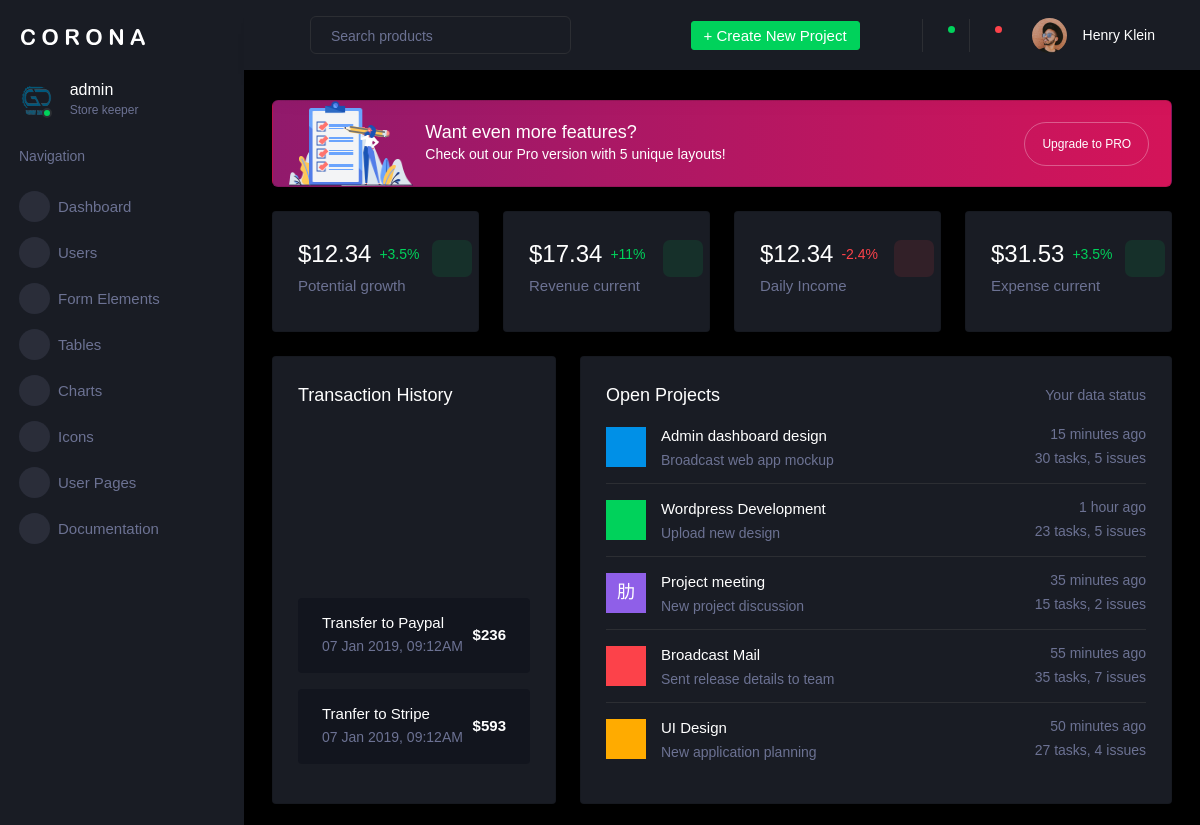
The page /master/ (signed in, upper part) on the database as committed earlier.
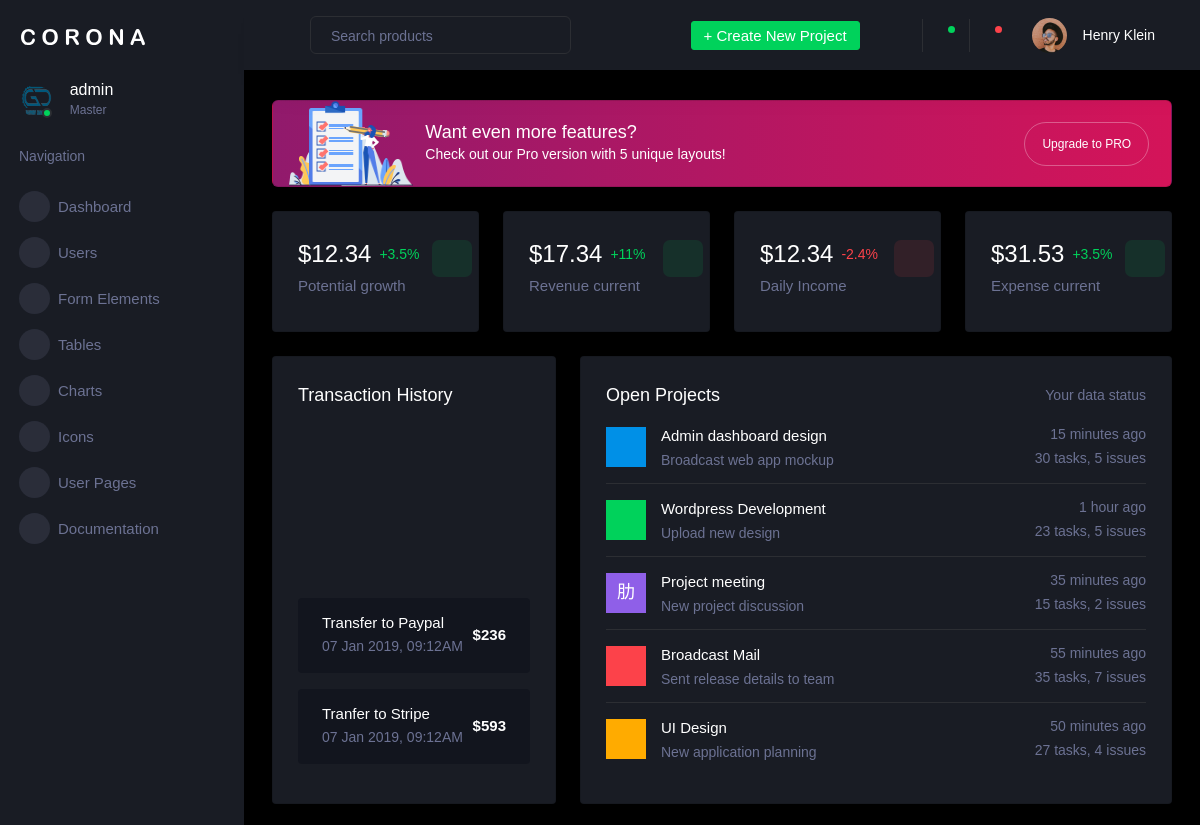
The same page on the database as committed later.
### accounts/views.py (the view)
# urls.py: path('master/',views.master_dash,name='master'),
@login_required
def master_dash(request):
    return render(request,'accounts/master_dash.html')

### accounts/templates/accounts/master_dash.html (shortened to what the changed rows need)
{% extends "accounts/master_base.html" %}
{% load static %}

### accounts/templates/accounts/partials/_sidebar.html (shortened to what this page needs)
<nav class="sidebar sidebar-offcanvas" id="sidebar">
  <div class="sidebar-brand-wrapper d-none d-lg-flex align-items-center justify-content-center fixed-top">
    <a class="sidebar-brand brand-logo" href="index.html"><img src="assets/images/logo.svg" alt="logo" /></a>
  </div>
  <ul class="nav">
    <li class="nav-item profile">
      <div class="profile-desc">
        <div class="profile-pic">
          <div class="count-indicator">
          {% if request.user.profile_picture %}
          <img class="img-xs rounded-circle " src="{{request.user.profile_picture.url}}" alt="">
          {% endif %}
            <span class="count bg-success"></span>
          </div>
          <div class="profile-name">
            <h5 class="mb-0 font-weight-normal">{{ request.user.username }}</h5>
            {% for role_value, role_label in request.user.ROLE_CHOICES %}
                {% if request.user.role == role_value %}
                    <span>{{ role_label }}</span>
                {% endif %}
            {% endfor %}
        </div>
        </div>
        <a href="#" id="profile-dropdown" data-toggle="dropdown"><i class="mdi mdi-dots-vertical"></i></a>
      </div>
    </li>
    <li class="nav-item nav-category">
      <span class="nav-link">Navigation</span>
    </li>
    <li class="nav-item menu-items">
      <a class="nav-link" href="index.html">
        <span class="menu-icon">
          <i class="mdi mdi-speedometer"></i>
        </span>
        <span class="menu-title">Dashboard</span>
      </a>
    </li>
    <li class="nav-item menu-items">
      <a class="nav-link" data-toggle="collapse" href="#ui-basic" aria-expanded="false" aria-controls="ui-basic">
        <span class="menu-icon">
          <i class="mdi mdi-laptop"></i>
        </span>
        <span class="menu-title">Users</span>
        <i class="menu-arrow"></i>
      </a>
    </li>
    <li class="nav-item menu-items">
      <a class="nav-link" href="pages/forms/basic_elements.html">
        <span class="menu-icon">
          <i class="mdi mdi-playlist-play"></i>
        </span>
        <span class="menu-title">Form Elements</span>
      </a>
    </li>
    <li class="nav-item menu-items">
      <a class="nav-link" href="pages/tables/basic-table.html">
        <span class="menu-icon">
          <i class="mdi mdi-table-large"></i>
        </span>
        <span class="menu-title">Tables</span>
      </a>
    </li>
    <li class="nav-item menu-items">
      <a class="nav-link" href="pages/charts/chartjs.html">
        <span class="menu-icon">
          <i class="mdi mdi-chart-bar"></i>
        </span>
        <span class="menu-title">Charts</span>
      </a>
    </li>
    <li class="nav-item menu-items">
      <a class="nav-link" href="pages/icons/mdi.html">
        <span class="menu-icon">
          <i class="mdi mdi-contacts"></i>
        </span>
        <span class="menu-title">Icons</span>
      </a>
    </li>
    <li class="nav-item menu-items">
      <a class="nav-link" data-toggle="collapse" href="#auth" aria-expanded="false" aria-controls="auth">
        <span class="menu-icon">
          <i class="mdi mdi-security"></i>
        </span>
        <span class="menu-title">User Pages</span>
        <i class="menu-arrow"></i>
      </a>
    </li>
    <li class="nav-item menu-items">
      <a class="nav-link" href="documentation">
        <span class="menu-icon">
          <i class="mdi mdi-file-document-box"></i>
        </span>
        <span class="menu-title">Documentation</span>
      </a>
    </li>
  </ul>
</nav>

Rows that differ between the two databases and show on the page:
changed Users "admin": role 3 → 1 (drawn)
Other text that changed with them:
new list line: "Master"
list line gone: "Store keeper"
